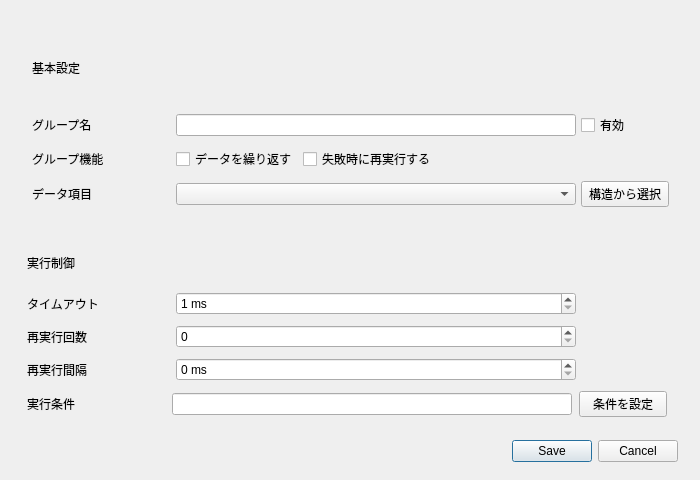
<?xml version="1.0" encoding="UTF-8"?>
<ui version="4.0">
 <class>EventGroupForm</class>
 <widget class="QDialog" name="EventGroupForm">
  <property name="minimumSize"><size><width>700</width><height>480</height></size></property>
  <property name="maximumSize"><size><width>700</width><height>480</height></size></property>
  <layout class="QVBoxLayout" name="rootLayout">
   <property name="spacing"><number>14</number></property>
   <property name="leftMargin"><number>22</number></property><property name="topMargin"><number>20</number></property><property name="rightMargin"><number>22</number></property><property name="bottomMargin"><number>18</number></property>
   <item><widget class="QFrame" name="basicCard"><property name="card" stdset="0"><bool>true</bool></property><layout class="QVBoxLayout" name="basicLayout"><property name="leftMargin"><number>10</number></property><property name="topMargin"><number>9</number></property><property name="rightMargin"><number>9</number></property><property name="bottomMargin"><number>9</number></property><item><widget class="QLabel" name="basicTitle"><property name="cardTitle" stdset="0"><bool>true</bool></property><property name="text"><string>基本設定</string></property></widget></item><item><layout class="QFormLayout" name="basicForm"><property name="fieldGrowthPolicy"><enum>QFormLayout::AllNonFixedFieldsGrow</enum></property><property name="horizontalSpacing"><number>12</number></property><property name="verticalSpacing"><number>10</number></property>
    <item row="0" column="0"><widget class="QLabel" name="nameLabel"><property name="minimumSize"><size><width>132</width><height>0</height></size></property><property name="maximumSize"><size><width>132</width><height>16777215</height></size></property><property name="text"><string>グループ名</string></property></widget></item><item row="0" column="1"><widget class="QWidget" name="nameHost"><property name="formHost" stdset="0"><bool>true</bool></property><layout class="QHBoxLayout" name="nameRow"><property name="leftMargin"><number>0</number></property><property name="topMargin"><number>0</number></property><property name="rightMargin"><number>0</number></property><property name="bottomMargin"><number>0</number></property><item><widget class="QLineEdit" name="nameEdit"><property name="minimumSize"><size><width>400</width><height>0</height></size></property><property name="maximumSize"><size><width>400</width><height>16777215</height></size></property></widget></item><item><widget class="QCheckBox" name="enabledCheck"><property name="minimumSize"><size><width>88</width><height>0</height></size></property><property name="maximumSize"><size><width>88</width><height>16777215</height></size></property><property name="text"><string>有効</string></property></widget></item></layout></widget></item>
    <item row="1" column="0"><widget class="QLabel" name="featureLabel"><property name="minimumSize"><size><width>132</width><height>0</height></size></property><property name="maximumSize"><size><width>132</width><height>16777215</height></size></property><property name="text"><string>グループ機能</string></property></widget></item><item row="1" column="1"><widget class="QWidget" name="featureHost"><property name="formHost" stdset="0"><bool>true</bool></property><layout class="QHBoxLayout" name="featureRow"><property name="leftMargin"><number>0</number></property><property name="topMargin"><number>0</number></property><property name="rightMargin"><number>0</number></property><property name="bottomMargin"><number>0</number></property><item><widget class="QCheckBox" name="loopCheck"><property name="text"><string>データを繰り返す</string></property></widget></item><item><widget class="QCheckBox" name="retryCheck"><property name="text"><string>失敗時に再実行する</string></property></widget></item><item><spacer name="featureStretch"><property name="orientation"><enum>Qt::Horizontal</enum></property><property name="sizeHint"><size><width>40</width><height>20</height></size></property></spacer></item></layout></widget></item>
    <item row="2" column="0"><widget class="QLabel" name="dataPathLabel"><property name="minimumSize"><size><width>132</width><height>0</height></size></property><property name="maximumSize"><size><width>132</width><height>16777215</height></size></property><property name="text"><string>データ項目</string></property></widget></item><item row="2" column="1"><widget class="QWidget" name="dataPathHost"><property name="formHost" stdset="0"><bool>true</bool></property><layout class="QHBoxLayout" name="dataPathRow"><property name="leftMargin"><number>0</number></property><property name="topMargin"><number>0</number></property><property name="rightMargin"><number>0</number></property><property name="bottomMargin"><number>0</number></property><item><widget class="QComboBox" name="dataPathCombo"><property name="minimumSize"><size><width>400</width><height>0</height></size></property><property name="maximumSize"><size><width>400</width><height>16777215</height></size></property></widget></item><item><widget class="QPushButton" name="choosePathButton"><property name="minimumSize"><size><width>88</width><height>0</height></size></property><property name="maximumSize"><size><width>88</width><height>16777215</height></size></property><property name="text"><string>構造から選択</string></property></widget></item></layout></widget></item>
   </layout></item></layout></widget></item>
   <item><widget class="QFrame" name="executionCard"><property name="card" stdset="0"><bool>true</bool></property><layout class="QVBoxLayout" name="executionLayout"><property name="leftMargin"><number>5</number></property><property name="topMargin"><number>9</number></property><property name="rightMargin"><number>9</number></property><property name="bottomMargin"><number>9</number></property><item><widget class="QLabel" name="executionTitle"><property name="cardTitle" stdset="0"><bool>true</bool></property><property name="text"><string>実行制御</string></property></widget></item><item><layout class="QFormLayout" name="executionForm"><property name="fieldGrowthPolicy"><enum>QFormLayout::AllNonFixedFieldsGrow</enum></property><property name="horizontalSpacing"><number>12</number></property><property name="verticalSpacing"><number>10</number></property>
    <item row="0" column="0"><widget class="QLabel" name="timeoutLabel"><property name="minimumSize"><size><width>132</width><height>0</height></size></property><property name="maximumSize"><size><width>132</width><height>16777215</height></size></property><property name="text"><string>タイムアウト</string></property></widget></item><item row="0" column="1"><widget class="QWidget" name="timeoutHost"><property name="formHost" stdset="0"><bool>true</bool></property><layout class="QHBoxLayout" name="timeoutRow"><property name="leftMargin"><number>0</number></property><property name="topMargin"><number>0</number></property><property name="rightMargin"><number>0</number></property><property name="bottomMargin"><number>0</number></property><item><widget class="QSpinBox" name="timeoutSpin"><property name="minimumSize"><size><width>400</width><height>0</height></size></property><property name="maximumSize"><size><width>400</width><height>16777215</height></size></property><property name="suffix"><string> ms</string></property><property name="minimum"><number>1</number></property><property name="maximum"><number>3600000</number></property></widget></item><item><spacer name="timeoutTrailing"><property name="orientation"><enum>Qt::Horizontal</enum></property><property name="sizeType"><enum>QSizePolicy::Fixed</enum></property><property name="sizeHint"><size><width>88</width><height>20</height></size></property></spacer></item></layout></widget></item>
    <item row="1" column="0"><widget class="QLabel" name="retryCountLabel"><property name="minimumSize"><size><width>132</width><height>0</height></size></property><property name="maximumSize"><size><width>132</width><height>16777215</height></size></property><property name="text"><string>再実行回数</string></property></widget></item><item row="1" column="1"><widget class="QWidget" name="retryCountHost"><property name="formHost" stdset="0"><bool>true</bool></property><layout class="QHBoxLayout" name="retryCountRow"><property name="leftMargin"><number>0</number></property><property name="topMargin"><number>0</number></property><property name="rightMargin"><number>0</number></property><property name="bottomMargin"><number>0</number></property><item><widget class="QSpinBox" name="retryCountSpin"><property name="minimumSize"><size><width>400</width><height>0</height></size></property><property name="maximumSize"><size><width>400</width><height>16777215</height></size></property><property name="maximum"><number>100</number></property></widget></item><item><spacer name="retryCountTrailing"><property name="orientation"><enum>Qt::Horizontal</enum></property><property name="sizeType"><enum>QSizePolicy::Fixed</enum></property><property name="sizeHint"><size><width>88</width><height>20</height></size></property></spacer></item></layout></widget></item>
    <item row="2" column="0"><widget class="QLabel" name="retryIntervalLabel"><property name="minimumSize"><size><width>132</width><height>0</height></size></property><property name="maximumSize"><size><width>132</width><height>16777215</height></size></property><property name="text"><string>再実行間隔</string></property></widget></item><item row="2" column="1"><widget class="QWidget" name="retryIntervalHost"><property name="formHost" stdset="0"><bool>true</bool></property><layout class="QHBoxLayout" name="retryIntervalRow"><property name="leftMargin"><number>0</number></property><property name="topMargin"><number>0</number></property><property name="rightMargin"><number>0</number></property><property name="bottomMargin"><number>0</number></property><item><widget class="QSpinBox" name="retryIntervalSpin"><property name="minimumSize"><size><width>400</width><height>0</height></size></property><property name="maximumSize"><size><width>400</width><height>16777215</height></size></property><property name="suffix"><string> ms</string></property><property name="maximum"><number>3600000</number></property></widget></item><item><spacer name="retryIntervalTrailing"><property name="orientation"><enum>Qt::Horizontal</enum></property><property name="sizeType"><enum>QSizePolicy::Fixed</enum></property><property name="sizeHint"><size><width>88</width><height>20</height></size></property></spacer></item></layout></widget></item>
    <item row="3" column="0"><widget class="QLabel" name="guardLabel"><property name="minimumSize"><size><width>132</width><height>0</height></size></property><property name="maximumSize"><size><width>132</width><height>16777215</height></size></property><property name="text"><string>実行条件</string></property></widget></item><item row="3" column="1"><widget class="QWidget" name="guardHost"><property name="formHost" stdset="0"><bool>true</bool></property><layout class="QHBoxLayout" name="guardRow"><property name="leftMargin"><number>0</number></property><property name="topMargin"><number>0</number></property><property name="rightMargin"><number>0</number></property><property name="bottomMargin"><number>0</number></property><item><widget class="QLineEdit" name="guardSummaryEdit"><property name="minimumSize"><size><width>400</width><height>0</height></size></property><property name="maximumSize"><size><width>400</width><height>16777215</height></size></property><property name="readOnly"><bool>true</bool></property></widget></item><item><widget class="QPushButton" name="guardButton"><property name="minimumSize"><size><width>88</width><height>0</height></size></property><property name="maximumSize"><size><width>88</width><height>16777215</height></size></property><property name="text"><string>条件を設定</string></property></widget></item></layout></widget></item>
   </layout></item></layout></widget></item>
   <item><widget class="QDialogButtonBox" name="buttonBox"><property name="standardButtons"><set>QDialogButtonBox::Cancel|QDialogButtonBox::Save</set></property></widget></item>
  </layout>
 </widget><resources/><connections/>
</ui>
